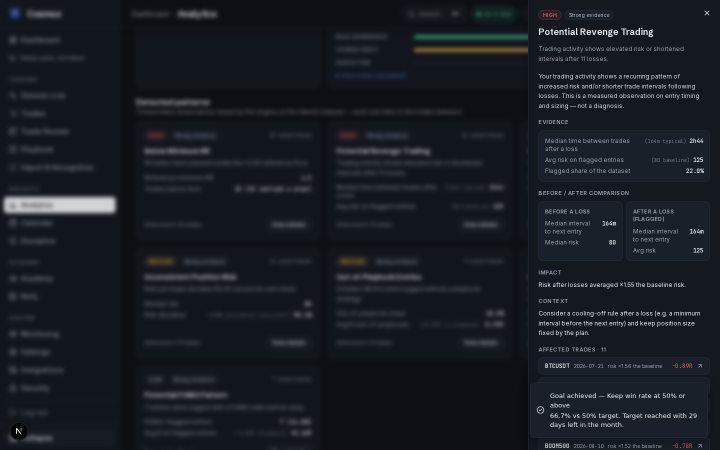
#> input picture scripts/shots/analytics-extended/QA-drawer-open.png, 1440 x 900 px (shown at 1/2 size); its folder holds only this picture in this run
$ python -i preprocessing.py   (imports and definitions only)
#> lines starting #> are read from the running program, lines starting #| are printed output that depends on the picture
"""Advanced image preprocessing (OCR quality phase).

The V1 pipeline only grayscaled + upscaled. Dark-theme MT5 screenshots -
the product's worst case - need more (§ engine quality review):

  1. DENOISE   - a light median filter that removes JPEG/dark-theme speckle
                 before resizing (applied only on small panels, where the
                 blur cost is re-sharpened by the upscale anyway);
  2. DESKEW    - projection-profile skew estimation (−6°..+6°) with an
                 application threshold (0.35°) so straight screenshots are
                 never rotated gratuitously;
  3. UPSCALE   - LANCZOS ×2 minimum (tesseract performs best around 2x
                 text) capped so the working copy never exceeds the pixel
                 budget, followed by a light unsharp mask;
  4. CLAHE     - contrast-limited adaptive histogram equalization (numpy,
                 bilinear tile blending): lifts text off dark backgrounds
                 without blowing out highlights the way global autocontrast
                 does;
  5. BINARIZE  - Otsu threshold variant for the sparse second pass
                 (arbitration.py) - a genuinely different view of the same
                 pixels, which is what makes the arbitrage informative;
  6. DHASH     - 64-bit difference hash for perceptual duplicate detection
                 (upload-time "already imported" - the Nest side owns the
                 storage and the user-facing decision; the sidecar only
                 computes the fingerprint).

Everything here is deterministic, dependency-light (Pillow + numpy) and
non-destructive: originals stay upstream in COSMOZ storage (§11).
"""

from __future__ import annotations

from dataclasses import dataclass

import numpy as np
from PIL import Image, ImageFilter

# Skew search window - MT5 screenshots are at worst slightly rotated by the
# user's capture tool; beyond ±6° it is a different photo, not a screenshot.
_SKEW_MIN_DEG = -6.0
_SKEW_MAX_DEG = 6.0
_SKEW_STEP_DEG = 0.5
# Below this the rotation is measurement noise - never rotate (stability).
_SKEW_APPLY_DEG = 0.35

# Working-copy ceiling: the preprocessed variant must stay well under the
# pixel budget (the sidecar already rejects oversized ORIGINALS - this caps
# the enlarged working copies so upscale can never invent a bomb).
_MAX_WORKING_PIXELS = 24_000_000

# dHash geometry: 9x8 grayscale grid → 64 horizontal-gradient bits.
_DHASH_WIDTH, _DHASH_HEIGHT = 9, 8


# ── Otsu threshold (numpy) ───────────────────────────────────────────────────

def otsu_threshold(arr: np.ndarray) -> int:
    """Otsu's binarization threshold for a uint8 grayscale array."""
    hist, _ = np.histogram(arr, bins=256, range=(0, 256))
    hist = hist.astype(np.float64)
    total = hist.sum()
    if total <= 0:
        return 128
    levels = np.arange(256, dtype=np.float64)
    weight_left = np.cumsum(hist)
    weight_right = total - weight_left
    sum_left = np.cumsum(hist * levels)
    sum_total = sum_left[-1]
    valid = (weight_left > 0) & (weight_right > 0)
    mean_left = np.where(valid, sum_left / np.maximum(weight_left, 1e-9), 0.0)
    mean_right = np.where(valid, (sum_total - sum_left) / np.maximum(weight_right, 1e-9), 0.0)
    variance_between = weight_left * weight_right * (mean_left - mean_right) ** 2
    return int(np.argmax(variance_between))


# ── Deskew ───────────────────────────────────────────────────────────────────

def _row_profile_score(arr: np.ndarray) -> float:
    """Variance of the row-sum profile - sharp text rows ⇒ peaked profile."""
    profile = arr.astype(np.float64).sum(axis=1)
    return float(profile.var())


def estimate_skew(gray: Image.Image) -> float:
    """Estimate the text skew angle in degrees (negative = counter-clockwise).

    Runs on a width-700 downsample for speed; the angle transfers 1:1 to the
    full-size image. Returns 0.0 when the measurement is inside the noise
    floor - straight screenshots are never rotated.
    """
    width = 700
    scale = min(1.0, width / max(gray.width, 1))
    probe_w = max(int(gray.width * scale), 1)
    probe_h = max(int(gray.height * scale), 1)
    probe = gray.resize((probe_w, probe_h), Image.Resampling.BILINEAR)
    arr = np.asarray(probe, dtype=np.uint8)
    threshold = otsu_threshold(arr)
    # Ink = 1 (dark pixels), background = 0 - matches dark AND light themes.
    ink = (arr < threshold).astype(np.uint8) * 255
    if ink.sum() == 0:
        return 0.0

    best_angle, best_score = 0.0, _row_profile_score(ink)
    angle = _SKEW_MIN_DEG
    while angle <= _SKEW_MAX_DEG + 1e-9:
        if abs(angle) < 1e-9:
            angle += _SKEW_STEP_DEG
            continue
        rotated = Image.fromarray(ink).rotate(
            angle, resample=Image.Resampling.BILINEAR, fillcolor=0, expand=False
        )
        score = _row_profile_score(np.asarray(rotated, dtype=np.uint8))
        if score > best_score:
            best_score, best_angle = score, angle
        angle += _SKEW_STEP_DEG
    return best_angle if abs(best_angle) >= _SKEW_APPLY_DEG else 0.0


# ── CLAHE (numpy, clip + redistribute + bilinear tile blending) ─────────────

def clahe_equalize(gray: Image.Image, tiles: int = 8, clip_limit: float = 2.5) -> Image.Image:
    """Contrast-limited adaptive histogram equalization over a tile grid.

    Pure numpy: per-tile clipped histogram → CDF mapping LUT → bilinear
    interpolation between the four neighboring tile mappings. This lifts
    low-contrast dark-theme text without the global blowout of
    autocontrast. Deterministic.
    """
    arr = np.asarray(gray, dtype=np.uint8)
    height, width = arr.shape
    if width < tiles * 8 or height < tiles * 8:
        return gray  # too small for a meaningful grid - leave as-is

    # Crop the remainder so tiles divide evenly (working copy only).
    used_h, used_w = (height // tiles) * tiles, (width // tiles) * tiles
    arr = arr[:used_h, :used_w]
    tile_h, tile_w = used_h // tiles, used_w // tiles

    # Per-tile clipped histograms → normalized CDF LUTs (256 values each).
    maps = np.empty((tiles, tiles, 256), dtype=np.float32)
    for ty in range(tiles):
        for tx in range(tiles):
            tile = arr[ty * tile_h : (ty + 1) * tile_h, tx * tile_w : (tx + 1) * tile_w]
            hist, _ = np.histogram(tile, bins=256, range=(0, 256))
            hist = hist.astype(np.float64)
            # Clip + redistribute the excess uniformly (the "L" in CLAHE).
            excess_total = hist.sum() * clip_limit / 256.0
            overflow = np.maximum(hist - excess_total, 0.0)
            hist = np.minimum(hist, excess_total) + overflow.sum() / 256.0
            cdf = np.cumsum(hist)
            cdf_min = cdf[np.nonzero(cdf)[0]][0] if np.any(cdf > 0) else 0.0
            denom = max(tile.size - cdf_min, 1.0)
            maps[ty, tx] = ((cdf - cdf_min) / denom * 255.0).astype(np.float32)

    # Bilinear blend of the four nearest tile mappings (vectorized).
    ys = np.arange(used_h, dtype=np.float32)
    xs = np.arange(used_w, dtype=np.float32)
    # Continuous tile coordinates; centers of tile (i) sit at (i + 0.5).
    gy = np.clip((ys - tile_h / 2.0) / tile_h, 0.0, tiles - 1.0)
    gx = np.clip((xs - tile_w / 2.0) / tile_w, 0.0, tiles - 1.0)
    y0 = np.floor(gy).astype(np.int32)
    x0 = np.floor(gx).astype(np.int32)
    y1 = np.minimum(y0 + 1, tiles - 1)
    x1 = np.minimum(x0 + 1, tiles - 1)
    fy = (gy - y0)[:, None]
    fx = (gx - x0)[None, :]

    # Advanced indexing: maps[ty, tx, arr[y, x]] → (H, W) mapped value.
    top_left = maps[y0[:, None], x0[None, :], arr]
    top_right = maps[y0[:, None], x1[None, :], arr]
    bottom_left = maps[y1[:, None], x0[None, :], arr]
    bottom_right = maps[y1[:, None], x1[None, :], arr]
    blended = (
        (1 - fy) * (1 - fx) * top_left
        + (1 - fy) * fx * top_right
        + fy * (1 - fx) * bottom_left
        + fy * fx * bottom_right
    )
    return Image.fromarray(np.clip(blended, 0, 255).astype(np.uint8))


# ── Pipeline stages ──────────────────────────────────────────────────────────

# [40 lines left out: functions denoise, upscale, binarize, dhash, not called in this run]


# ── Quality wrapper (V2 meta-reporting path) ─────────────────────────────────

# Denoise applies only to small panels - above this the median-filter cost
# outweighs the speckle win and the upscale re-sharpens anyway (module doc).
_DENOISE_MAX_PIXELS = 1_000_000
# Small-panel target magnification (300px panel → 900px, "capped" in tests).
_ENHANCE_TARGET_SCALE = 3


@dataclass(frozen=True)
class EnhanceMeta:
    """What enhance() actually did to the image - reported so callers/tests
    can assert on the quality path without pixel-peeping. Field names follow
    the recognition-contract camelCase style."""

    engine: str
    upscaleScale: int
    clahe: bool
    denoised: bool
    deskewAngle: float


def _clahe_preserving_size(gray: Image.Image, tiles: int = 8) -> Image.Image:
    """clahe_equalize WITHOUT the remainder crop - the input is padded to a
    tile-grid multiple (edge-replicated), equalized, then cut back to the
    original geometry, so enhance() output keeps the upscaled size exactly
    (width × scale). The live pipeline keeps using clahe_equalize directly."""
    pad_w = (-gray.width) % tiles
    pad_h = (-gray.height) % tiles
    if pad_w == 0 and pad_h == 0:
        return clahe_equalize(gray, tiles=tiles)
    padded = Image.new("L", (gray.width + pad_w, gray.height + pad_h))
    padded.paste(gray, (0, 0))
    if pad_w:
        edge = gray.crop((gray.width - 1, 0, gray.width, gray.height))
        padded.paste(edge.resize((pad_w, gray.height), Image.Resampling.NEAREST),
                     (gray.width, 0))
    if pad_h:
        edge = padded.crop((0, gray.height - 1, padded.width, gray.height))
        padded.paste(edge.resize((padded.width, pad_h), Image.Resampling.NEAREST),
                     (0, gray.height))
    return clahe_equalize(padded, tiles=tiles).crop(
        (0, 0, gray.width, gray.height)
    )


def enhance(
    gray: Image.Image, pixel_budget: int = _MAX_WORKING_PIXELS
) -> tuple[Image.Image, EnhanceMeta]:
    """The module-doc quality path: denoise → deskew → ×3-capped upscale →
    CLAHE, returning the enhanced image plus an EnhanceMeta report.

    Self-contained composition driven directly by the V2 quality tests; the
    request pipeline in main.py deliberately drives upscale() /
    clahe_equalize() / binarize() itself (its dual-pass arbitration needs the
    UN-equalized binarized alternate view). Deterministic; engine label is
    truthful - this module is numpy + Pillow only (no OpenCV dependency).
    """
    small_panel = gray.width * gray.height <= _DENOISE_MAX_PIXELS
    working = denoise(gray) if small_panel else gray

    angle = estimate_skew(working)
    if angle:
        working = working.rotate(
            angle, resample=Image.Resampling.BILINEAR, fillcolor=0, expand=False
        )

    scale = _ENHANCE_TARGET_SCALE
    while (
        scale > 1
        and working.width * scale * working.height * scale
        > min(pixel_budget, _MAX_WORKING_PIXELS)
    ):
        scale -= 1
    if scale > 1:
        resized = working.resize(
            (working.width * scale, working.height * scale), Image.Resampling.LANCZOS
        )
        working = resized.filter(
            ImageFilter.UnsharpMask(radius=1, percent=70, threshold=2)
        )

    return _clahe_preserving_size(working), EnhanceMeta(
        engine="numpy+pillow",
        upscaleScale=scale,
        clahe=True,
        denoised=small_panel,
        deskewAngle=angle,
    )

>>> from PIL import Image
>>> picture = Image.open('../../../scripts/shots/analytics-extended/QA-drawer-open.png')
#> picture is the input picture: PIL image 1440x900 RGB; mean R, G, B 24.4, 29.1, 35.2
>>> result = enhance(picture)
#> in estimate_skew, `probe = gray.resize((probe_w, probe_h), Image.Resampling.BILINEAR)`:
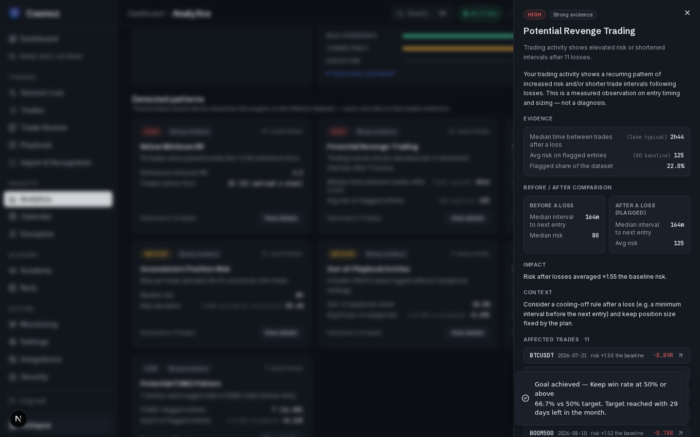
#> probe: PIL image 700x437 RGB; mean R, G, B 24.4, 29.1, 35.2
#> in otsu_threshold, `hist, _ = np.histogram(arr, bins=256, range=(0, 256))`: hist = 256 values, max 99152 at index 17, min 0 at index 0, mean 3584.8
#> in otsu_threshold, `total = hist.sum()`: total = 917700
#> in otsu_threshold, `weight_left = np.cumsum(hist)`: weight_left = 256 values from 0 to 917700
#> in otsu_threshold, `weight_right = total - weight_left`: weight_right = 256 values, max 917700 at index 0, min 0 at index 226, mean 105893.4
#> in otsu_threshold, `sum_left = np.cumsum(hist * levels)`: sum_left = 256 values from 0 to 27108707
#> in otsu_threshold, `sum_total = sum_left[-1]`: sum_total = 27108707
#> in otsu_threshold, `mean_left = np.where(valid, sum_left / np.maximum(weight_left, 1e-9), ..`: mean_left = 256 values, max 29.54 at index 223, min 0 at index 0, mean 22.54
#> in otsu_threshold, `mean_right = np.where(valid, (sum_total - sum_left) / np.maximum(weigh..`: mean_right = 256 values, max 226 at index 223, min 0 at index 0, mean 123.9
#> in otsu_threshold, `variance_between = weight_left * weight_right * (mean_left - mean_righ..`: variance_between = 256 values, max 2.09e+14 at index 63, min 0 at index 0, mean 1.06e+14
#> in estimate_skew, `threshold = otsu_threshold(arr)`: threshold = 63
#> in estimate_skew, `ink = (arr < threshold).astype(np.uint8) * 255`:
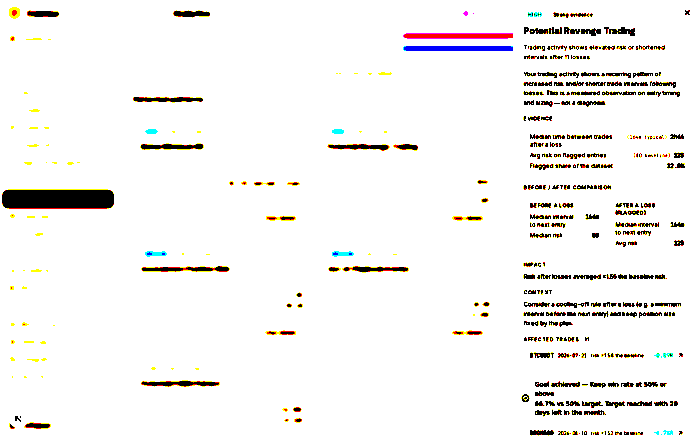
#> ink: shape (437, 700, 3); mean R, G, B 244.5, 243, 241.2
#> in _row_profile_score, `profile = arr.astype(np.float64).sum(axis=1)`: profile = 437 rows, first 8: [178500, 178500, 178500], [178500, 178500, 178500], [178500, 178500, 178500], [178500, 178500, 178500], [178500, 178500, 178500], [178500, 178500, 178500], [178500, 178500, 178500], [178500, 178500, 177225]
#> in estimate_skew, `best_angle, best_score = 0.0, _row_profile_score(ink)`: best_angle = 0; best_score = 140814791.7
#> the loop in estimate_skew, `while angle <= _SKEW_MAX_DEG + 1e-9:` made 25 passes
#> (score, best_score, best_angle) on pass 1: (400877643, 400877643, -6)
#> pass 1, in estimate_skew, `rotated = Image.fromarray(ink).rotate( angle, resample=Image.Resamplin..`:
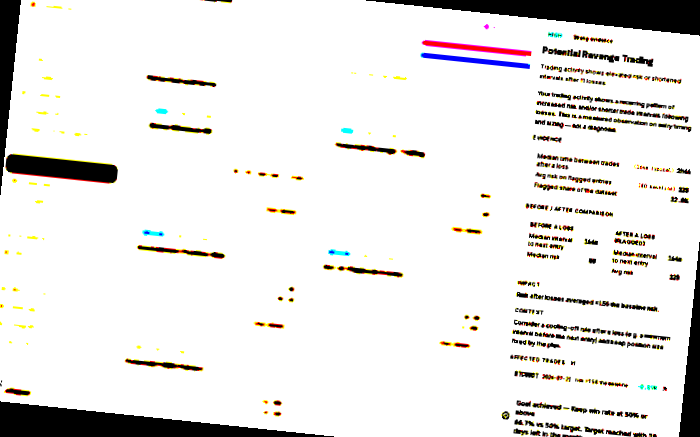
#> rotated: PIL image 700x437 RGB; mean R, G, B 231.5, 230, 228.3
#> pass 3, in estimate_skew, `rotated = Image.fromarray(ink).rotate( angle, resample=Image.Resamplin..`:
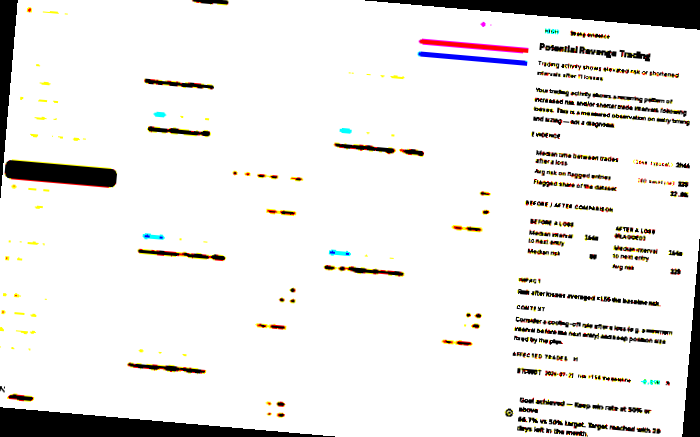
#> rotated: PIL image 700x437 RGB; mean R, G, B 233.5, 231.9, 230.3
#> after the loop in estimate_skew, `while angle <= _SKEW_MAX_DEG + 1e-9:`: angle = 6.5; best_angle = -6; best_score = 400877643
#> in enhance, `angle = estimate_skew(working)`: angle = -6
#> in enhance, `working = working.rotate( angle, resample=Image.Resampling.BILINEAR, f..`:
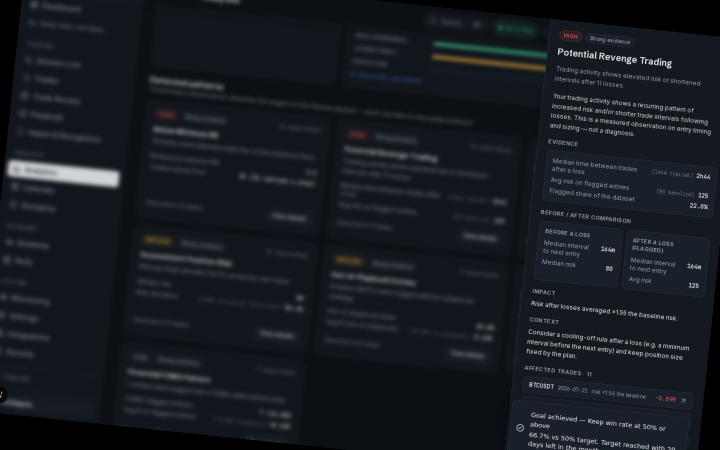
#> working: PIL image 1440x900 RGB (shown at 1/2 size); mean R, G, B 23, 27.4, 33.2
#> after the loop in clahe_equalize, `for ty in range(tiles):`:
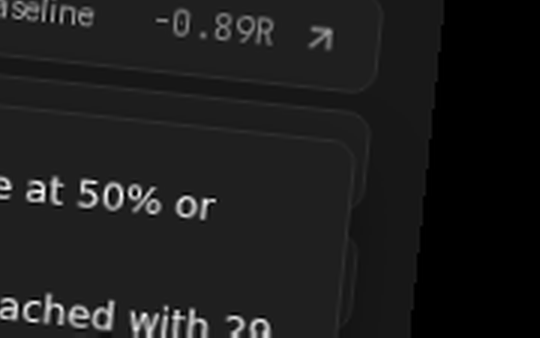
#> tile: shape (338, 540); min 0, max 255, mean 28.6
#> in clahe_equalize, `top_left = maps[y0[:, None], x0[None, :], arr]`:
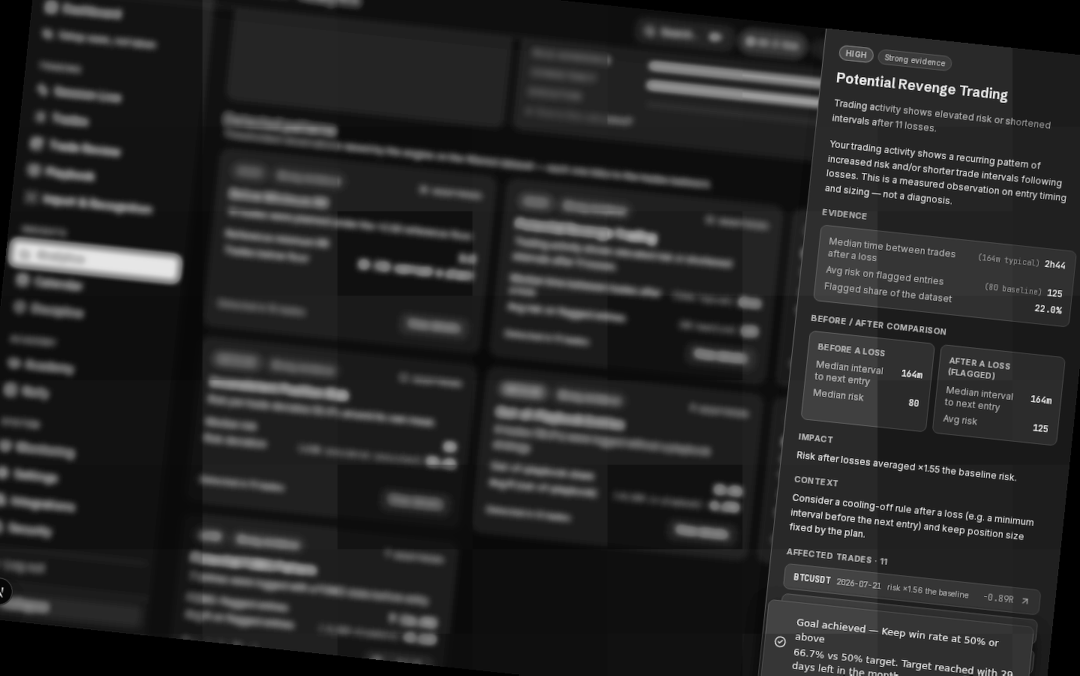
#> top_left: shape (2704, 4320) float32 (shown at 1/4 size); min 0, max 255, mean 39.2

$ run again, on scripts/shots/analytics-extended/A-overview.png
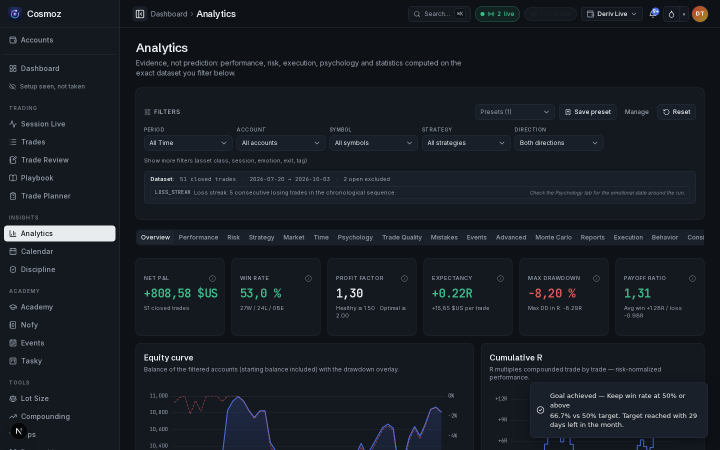
#> input picture scripts/shots/analytics-extended/A-overview.png, 1440 x 900 px (shown at 1/2 size)
#> picture is the input picture: PIL image 1440x900 RGB; mean R, G, B 24.4, 29.3, 36.2
#> hist = 256 values, max 172943 at index 32, min 0 at index 0, mean 3584.8
#> total = 917700
#> weight_left = 256 values from 0 to 917700
#> weight_right = 256 values, max 917700 at index 0, min 0 at index 255, mean 107438.9
#> sum_left = 256 values from 0 to 27504359
#> sum_total = 27504359
#> mean_left = 256 values, max 29.97 at index 243, min 0 at index 0, mean 25.79
#> mean_right = 256 values, max 255 at index 243, min 0 at index 0, mean 164.9
#> variance_between = 256 values, max 2.85e+14 at index 71, min 0 at index 0, mean 1.83e+14
#> threshold = 71
#> profile = 437 rows, first 8: [178500, 178500, 178500], [178500, 178500, 178500], [178500, 178500, 178500], [178500, 178500, 178500], [178500, 178500, 178500], [178500, 178500, 178500], [176715, 177480, 178500], [175695, 175950, 175185]
#> in estimate_skew, `best_angle, best_score = 0.0, _row_profile_score(ink)`: best_angle = 0; best_score = 207747724.6
#> the loop in estimate_skew, `while angle <= _SKEW_MAX_DEG + 1e-9:` made 25 passes
#> (score, best_score, best_angle) on pass 1: (414270067, 414270067, -6)
#> pass 1, in estimate_skew, `rotated = Image.fromarray(ink).rotate( angle, resample=Image.Resamplin..`:
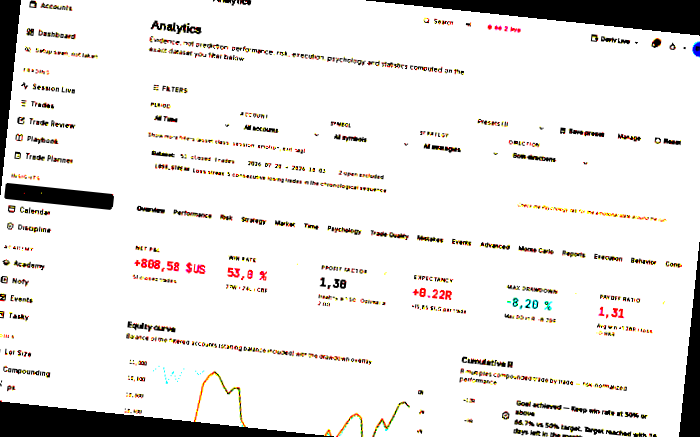
#> rotated: PIL image 700x437 RGB; mean R, G, B 232.8, 230.6, 228.9
#> after the loop in estimate_skew, `while angle <= _SKEW_MAX_DEG + 1e-9:`: angle = 6.5; best_angle = -6; best_score = 414270067
#> in enhance, `angle = estimate_skew(working)`: angle = -6
#> in clahe_equalize, `top_left = maps[y0[:, None], x0[None, :], arr]`:
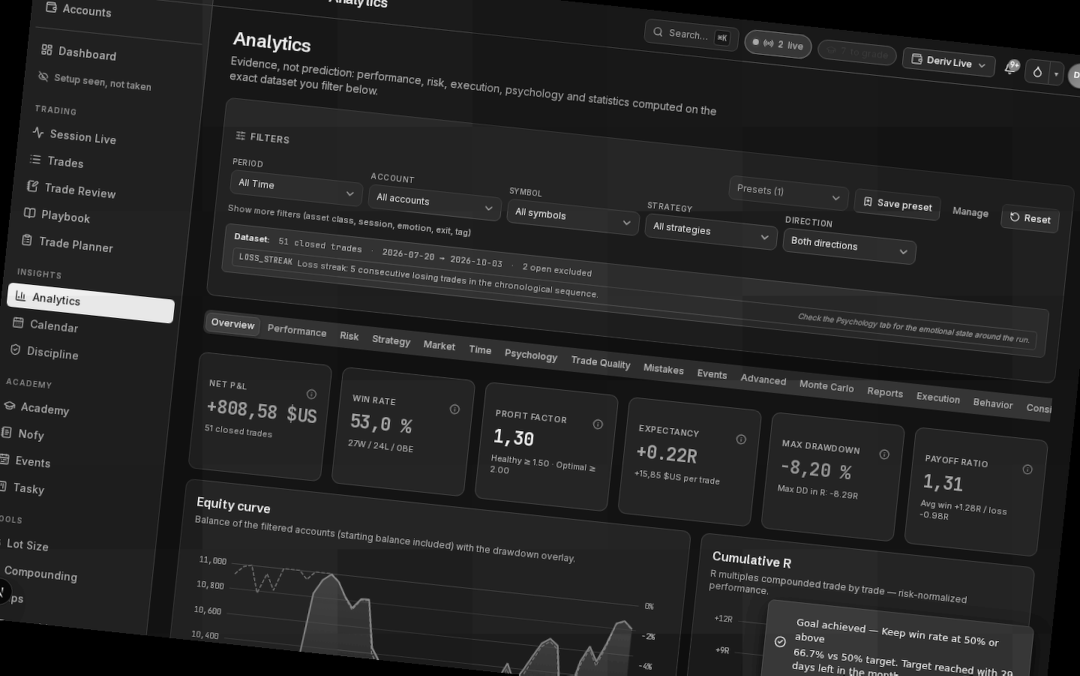
#> top_left: shape (2704, 4320) float32 (shown at 1/4 size); min 0, max 255, mean 36.9
